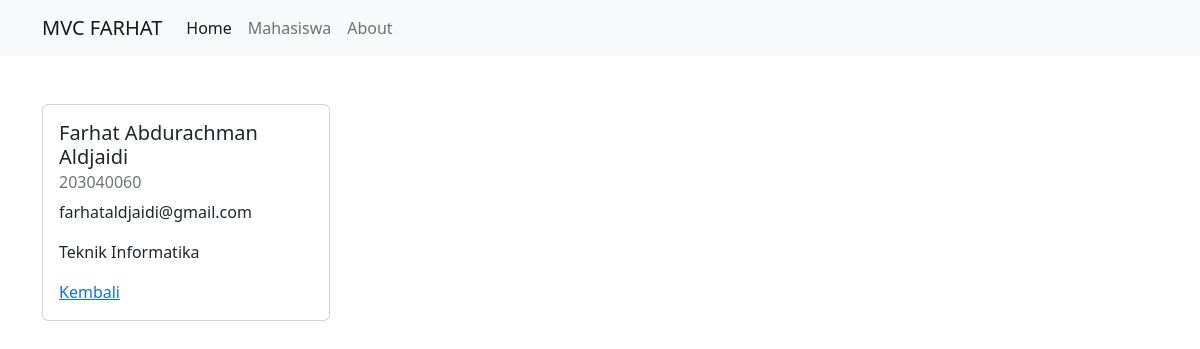
Screenshot of /mvc/public/mahasiswa/detail/1 with the database file from the repository.
### tables this page shows
CREATE TABLE `mahasiswa` (
  `id` int(11) NOT NULL,
  `nama` varchar(100) NOT NULL,
  `nrp` varchar(100) NOT NULL,
  `email` varchar(100) NOT NULL,
  `jurusan` varchar(100) NOT NULL
);

### mvc/app/core/Controller.php (called while the page is built, shortened)
<?php
class Controller
{
    public function view($view, $data = [])
    {
        require_once '../app/views/' . $view . '.php';
    }
    public function model($model)
    {
        return new $model;
    }
}

### mvc/app/controllers/Mahasiswa.php (called while the page is built, shortened)
<?php
class Mahasiswa extends Controller {
    public function detail($id)
    {
        $data['judul'] = 'Detail Mahasiswa';
        $data['mhs'] = $this->model('Mahasiswa_model')->getMahasiswaById($id);
        $this->view('mahasiswa/detail', $data);
    }
}

### mvc/app/core/App.php (called while the page is built, shortened)
<?php
class App {
    protected $method = 'index';
    protected $params = [];
    public function __construct()
    {
       $url = $this->parseURL();
       if ( file_exists('../app/controllers/' . $url[0] . '.php')) {
            unset($url[0]);
       }
       $this->controller = new $this->controller;
       if( isset($url[1]) ) {
            if ( method_exists($this->controller, $url[1]) ) {
                $this->method = $url[1];
                unset($url[1]);
            }
       }
       if( !empty($url) ) {
            $this->params = array_values($url);
       }
       call_user_func_array([$this->controller, $this->method], $this->params);
    }
    public function parseURL() {
        if( isset($_GET['url']) ) {
            $url = rtrim($_GET ['url'], '/');
            $url = filter_var($url, FILTER_SANITIZE_URL);
            $url = explode('/', $url);
            return $url;
        }
    }
}

### mvc/public/index.php (called while the page is built, shortened)
<?php
$app = new App;

### mvc/app/core/Database.php (called while the page is built, shortened)
<?php
class Database
{
  private $host = DB_HOST;
  private $user = DB_USER;
  private $pass = DB_PASS;
  private $db_name = DB_NAME;
  private $dbh;
  private $stmt;
  public function __construct()
  {
    $dsn = 'mysql:host=' . $this->host . ';dbname=' . $this->db_name;
    $option = [
      PDO::ATTR_PERSISTENT => true,
      PDO::ATTR_ERRMODE => PDO::ERRMODE_EXCEPTION
    ];
    try {
      $this->dbh = new PDO($dsn, $this->user, $this->pass, $option);
    } catch (PDOException $e) {
      die($e->getMessage());
    }
  }
  public function query($query)
  {
    $this->stmt = $this->dbh->prepare($query);
  }
  public function bind($param, $value, $type = null)
  {
    if (is_null($type)) {
      switch (true) {
        default:
          $type = PDO::PARAM_STR;
      }
    }
    $this->stmt->bindValue($param, $value, $type);
  }
  public function execute()
  {
    $this->stmt->execute();
  }
  public function single()
  {
    $this->execute();
    return $this->stmt->fetch(PDO::FETCH_ASSOC);
  }
}

### mvc/app/models/Mahasiswa_model.php (called while the page is built, shortened)
<?php
class Mahasiswa_model {
    private $table = 'mahasiswa';
    private $db;
    public function __construct()
    {
      $this->db = new Database;
    }
    public function getMahasiswaById($id)
    {
       $this->db->query('SELECT * FROM ' . $this->table . ' WHERE id=:id');
       $this->db->bind('id', $id);
       return $this->db->single();
    }
}

### mvc/app/views/mahasiswa/detail.php (the view)
<div class="container mt-5">
  <div class="card" style="width: 18rem;">
    <div class="card-body">
      <h5 class="card-title"><?= $data['mhs']['nama']; ?></h5>
      <h6 class="card-subtitle mb-2 text-muted"><?= $data['mhs']['nrp']; ?></h6>
      <p class="card-text"><?= $data['mhs']['email']; ?></p>
      <p class="card-text"><?= $data['mhs']['jurusan']; ?></p>
      <a href="<?= BASEURL; ?>/mahasiswa" class="card-link">Kembali</a>
    </div>
  </div>
</div>

### rows the page displays
mahasiswa: nama "Farhat Abdurachman Aldjaidi", nrp "203040060", email "farhataldjaidi@gmail.com", jurusan "Teknik Informatika"
